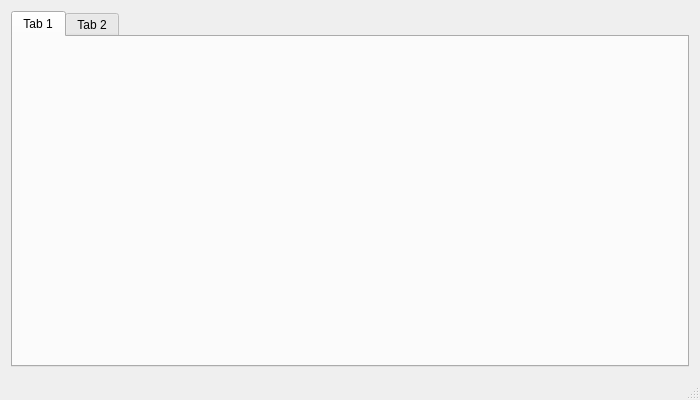
<?xml version="1.0" encoding="UTF-8"?>
<ui version="4.0">
 <class>FAPM</class>
 <widget class="QMainWindow" name="FAPM">
  <property name="geometry">
   <rect>
    <x>0</x>
    <y>0</y>
    <width>700</width>
    <height>400</height>
   </rect>
  </property>
  <property name="windowTitle">
   <string>FAPM</string>
  </property>
  <property name="unifiedTitleAndToolBarOnMac">
   <bool>false</bool>
  </property>
  <widget class="QWidget" name="centralWidget">
   <layout class="QGridLayout" name="gridLayout">
    <item row="0" column="0">
     <widget class="QTabWidget" name="tabWidget">
      <widget class="QWidget" name="tab">
       <attribute name="title">
        <string>Tab 1</string>
       </attribute>
      </widget>
      <widget class="QWidget" name="tab_2">
       <attribute name="title">
        <string>Tab 2</string>
       </attribute>
      </widget>
     </widget>
    </item>
   </layout>
  </widget>
  <widget class="QStatusBar" name="statusBar"/>
 </widget>
 <layoutdefault spacing="6" margin="11"/>
 <resources/>
 <connections/>
</ui>
